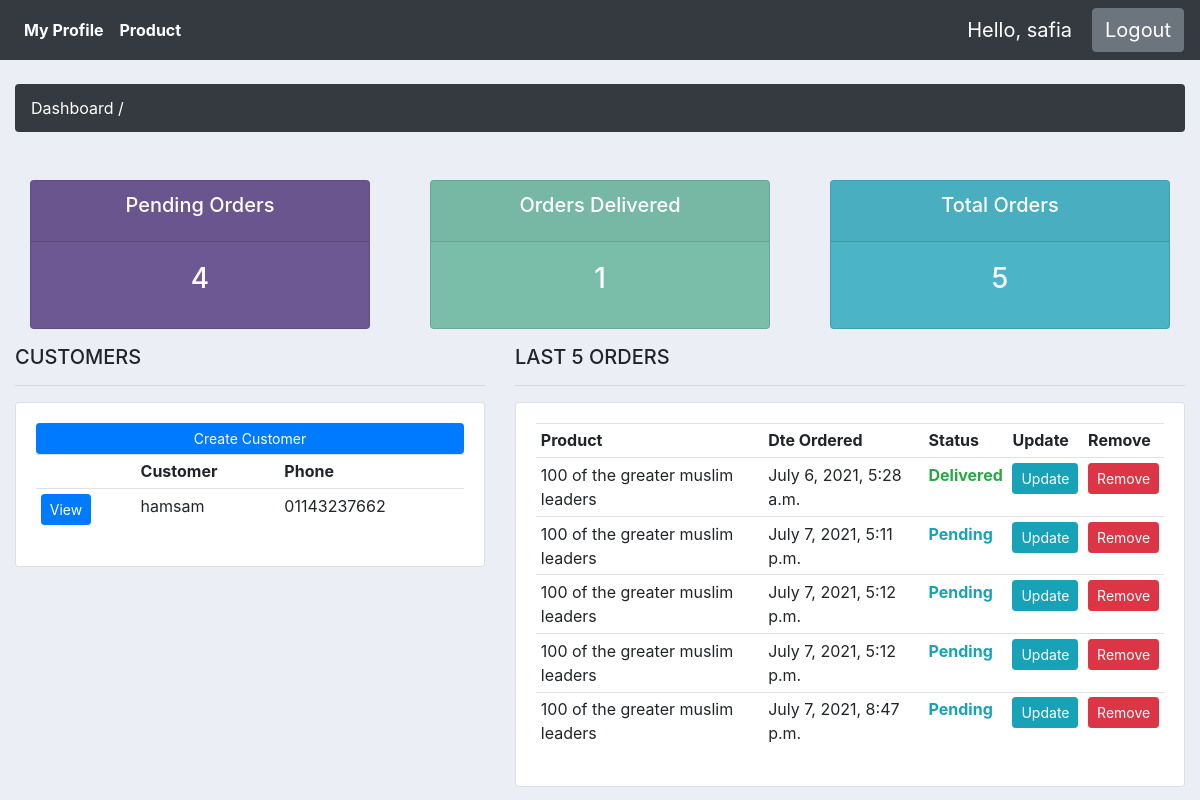
Screenshot of /dashboard/ (signed in) with the database file from the repository.
### accounts/models.py (models this page shows, shortened)
class Customer(models.Model):
    user = models.OneToOneField(settings.AUTH_USER_MODEL, null=True, on_delete=models.CASCADE)
    name = models.CharField(max_length=200, db_index=True)
    phone = models.CharField(max_length=20, blank=True)
    email = models.EmailField(max_length=254)
    image = models.ImageField(default='images/pp/profile-p.png', upload_to='images/pp', blank=True)
    created_at = models.DateTimeField(auto_now_add=True)
    class Meta:
        ordering = ('-created_at',)
        index_together = (('id', 'name'),)
        verbose_name = 'Customer'
        verbose_name_plural = 'Customers'

### orders/models.py (models this page shows, shortened)
class Order(models.Model):
    STATUS = (
        ('Pending', 'Pending'),
        ('Out for delivery', 'Out for delivery '),
        ('Delivered', 'Delivered')
    )
    customer = models.ForeignKey(Customer, null=True, on_delete=models.CASCADE)
    product = models.ForeignKey(Product, null=True, on_delete=models.CASCADE)
    status = models.CharField(max_length=200, choices=STATUS)
    created_at = models.DateTimeField(auto_now_add=True)

### products/models.py (models this page shows, shortened)
class Product(models.Model):
    title = models.CharField(max_length=200, db_index=True)
    slug = models.SlugField(max_length=200, db_index=True)
    author = models.CharField(max_length=200, null=True)
    description = models.TextField(max_length=500, blank=True)
    price = models.PositiveIntegerField()
    stock = models.PositiveIntegerField()
    image = models.ImageField(upload_to='images/products/')
    available = models.BooleanField(default=True)
    BOOK_TYPE = (
        ('Islamic History', 'Islamic History'),
        ('Islamic Cultural', 'Islamic Cultural'),
        ('Fiqh', 'Fiqh'),
        ('Tafseer', 'Tafseer'),
        ('A\'akida', 'A\'akida'),
        ('Hadith', 'Hadith'),
        ('Biography', 'Biography'),
        ('Familial', 'Familial'),
        ('Invasions', 'Invasions'),
        ('Politics', 'Politics'),
    )
    typ = models.CharField(max_length=200, choices=BOOK_TYPE)
    created_at = models.DateTimeField(auto_now=True)
    updated_at = models.DateTimeField(auto_now=True)
    class Meta:
        ordering = ('-created_at',)
        index_together = (('id', 'slug'),)
        verbose_name = 'Product'
        verbose_name_plural = 'Products'
    def __str__(self):
        return self.title

### accounts/views.py (the view)
# urls.py: path('dashboard/', dashboard, name='dashboard'),
@login_required(login_url='login_all')
def dashboard(request):
    orders = Order.objects.all()
    customers = Customer.objects.all()
    total_customers = customers.count()
    total_orders = orders.count()
    delivered = orders.filter(status='Delivered').count()
    pending = orders.filter(status='Pending').count()
    context = {
        'orders': orders,
        'customers': customers,
        'total_orders': total_orders,
        'total_customers': total_customers,
        'delivered': delivered,
        'pending': pending,
    }
    return render(request, 'admin/dashboard.html', context)

### templates/admin/dashboard.html (shortened to what this page needs)
{% extends 'main/base.html' %}
{% block breadcrumb %}
    <li class="breadcrumb-item">Dashboard / </li>
{% endblock %}
{% block content %}
    {% include 'main/status.html' %}
    <div class="row">
        <div class="col-md-5">
            <h5>CUSTOMERS</h5>
            <hr>
            <div class="card card-body">
                <a href="{% url 'signup_customer' %}" class="btn btn-primary btn-sm btn-block">Create Customer</a>
                <table class="table table-sm">
                    <tr>
                        <th></th>
                        <th>Customer</th>
                        <th>Phone</th>
                    </tr>
                    {% for customer in customers %}
                        <tr>
                            <td><a href="{% url 'client' id=customer.id %}" class="btn btn-sm btn-primary">View</a></td>
                            <td>{{ customer.name }}</td>
                            <td>{{ customer.phone }}</td>
                        </tr>
                    {% endfor %}
                </table>
            </div>
        </div>
        <div class="col-md-7">
            <h5>LAST 5 ORDERS</h5>
            <hr>
            <div class="card card-body">
                <table class="table table-sm">
                    <tr>
                        <th>Product</th>
                        <th>Dte Ordered</th>
                        <th>Status</th>
                        <th>Update</th>
                        <th>Remove</th>
                    </tr>
                    {% for order in orders %}
                        <tr>
                            <td>{{ order.product }}</td>
                            <td>{{ order.created_at }}</td>
                            {% if order.status == 'Delivered' %}
                                <td class="text-success font-weight-bold">{{ order.status }}</td>
                            {% else %}
                                <td class="text-info font-weight-bold">{{ order.status }}</td>
                            {% endif %}
                            <td><a href="#" class="btn btn-sm btn-info">Update</a></td>
                            <td><a href="#" class="btn btn-sm btn-danger">Remove</a></td>
                        </tr>
                    {% endfor %}
                </table>
            </div>
        </div>
    </div>
{% endblock %}

### templates/main/navbar.html (shortened to what this page needs)
{% load static %}
<nav class="navbar navbar-expand-lg navbar-dark bg-dark">
  <div class="collapse navbar-collapse" id="navbarNav">
    <ul class="navbar-nav">
      {% if request.user.is_staff %}
        <li class="nav-item active">
          <a class="nav-link text-light" href="{% url 'dashboard' %}">Dashboard</a>
        </li>
        <li class="nav-item">
          <a class="nav-link text-light" href="{% url 'products_list' %}">Products</a>
        </li>
      {% elif request.user.is_authenticated %}
        <li class="nav-item">
          <a href="{% url 'customer_home' id=request.user.customer.id %}" class="nav-link text-white font-weight-bold">My Profile</a>
        </li>
        <li class="nav-item">
          <a href="{% url 'products_list' %}" class="nav-link text-white font-weight-bold">Product</a>
        </li>
      {% endif %}
    </ul>
  </div>
  {% if user.is_authenticated %}
    <span class="hello-msg">Hello, {{ request.user }}</span>
    <span>
      <a href="{% url 'logout_all'  %} " class="hello-msg btn btn-secondary" style="text-decoration: none;">Logout</a>
    </span>
  {% endif %}
</nav>

### static/css/main.css (style rules this page uses)
body { background-color: #ebeff5; }

### templates/main/navbar.html (style rules this page uses)
.hello-msg { font-size: 20px; color: #FFF; margin-left: 20px; text-decoration: none; }

### rows the page displays
Customer: name "hamsam", phone "01143237662"
Order: product "100 of the greater muslim leaders", created_at "July 6, 2021, 5:28 a.m.", status "Delivered"
Order: product "100 of the greater muslim leaders", created_at "July 7, 2021, 5:11 p.m.", status "Pending"
Order: product "100 of the greater muslim leaders", created_at "July 7, 2021, 5:12 p.m.", status "Pending"
Order: product "100 of the greater muslim leaders", created_at "July 7, 2021, 5:12 p.m.", status "Pending"
Order: product "100 of the greater muslim leaders", created_at "July 7, 2021, 8:47 p.m.", status "Pending"

### other values shown
{{ request.user }} "safia"
{{ pending }} "4"
{{ delivered }} "1"
{{ total_orders }} "5"
